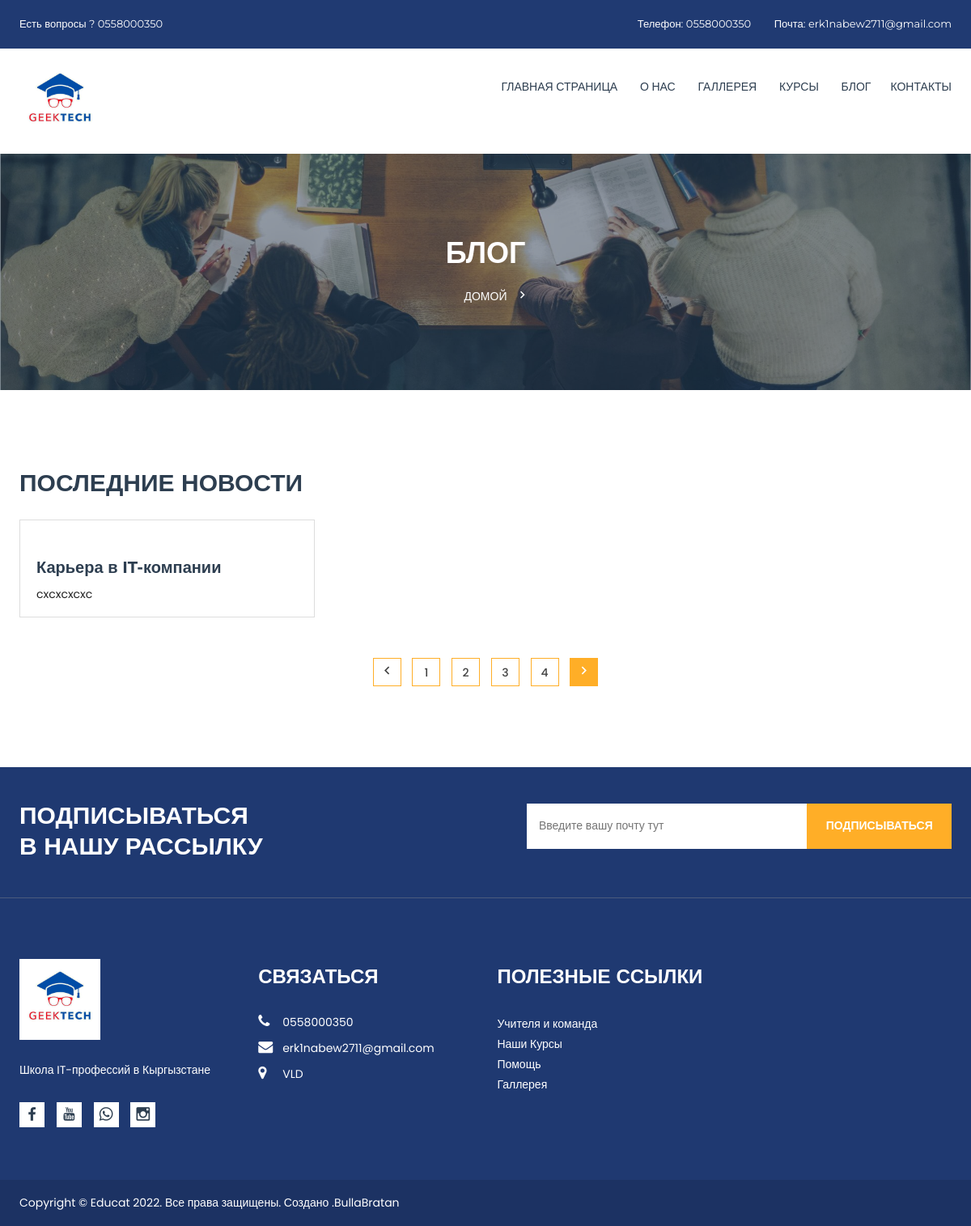
Before: /news/ with the older database file.
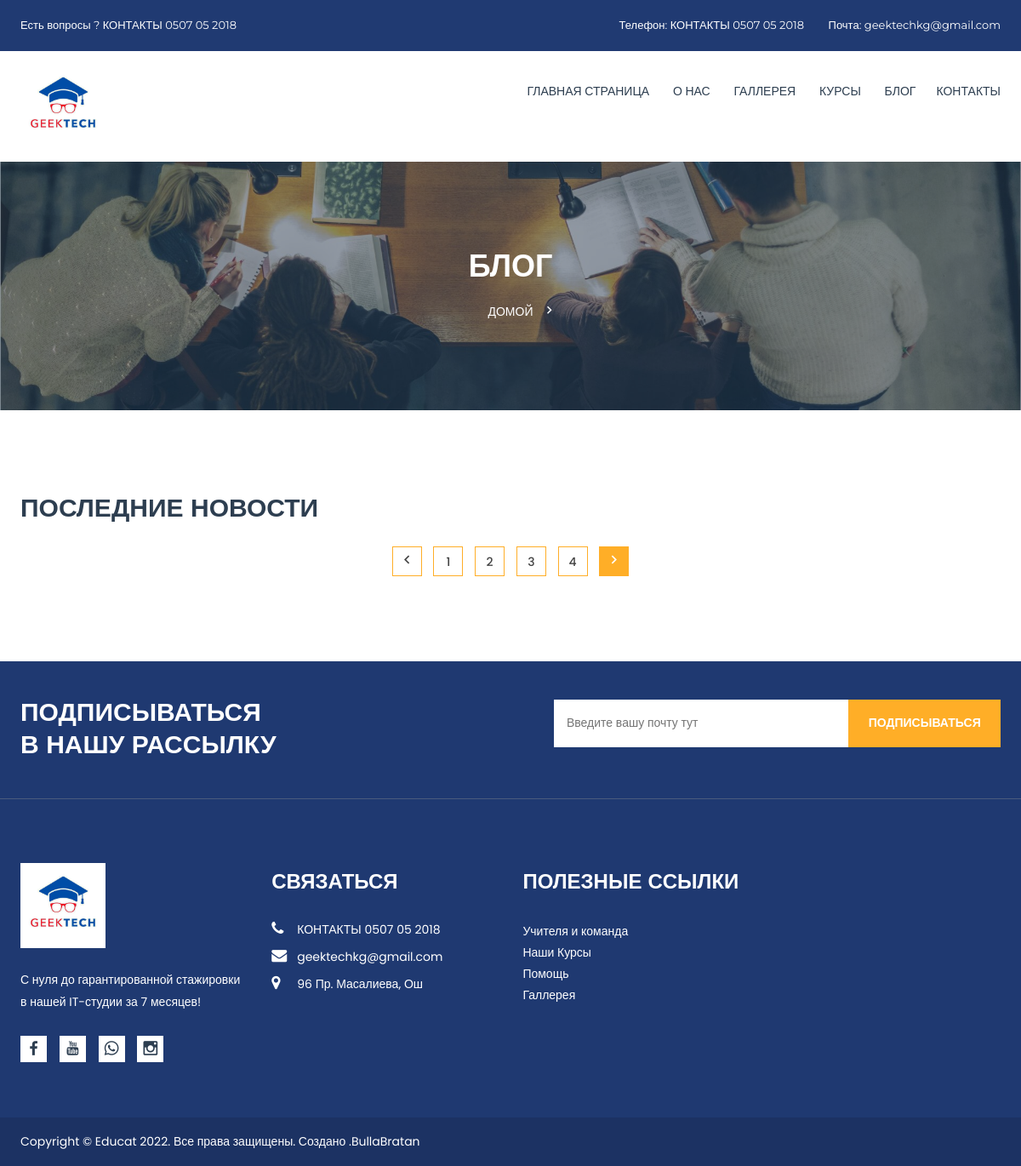
After: the same page with the newer database file.
### apps/contacts/models.py (models this page shows, shortened)
class Contacts(models.Model):
    address = models.CharField(
        max_length = 255,
        verbose_name="Адрес: "
    )
    phone = models.CharField(
        max_length=255,
        verbose_name="Тел.ном: "
    )
    email = models.CharField(
        max_length=255,
        verbose_name="Почта: "
    )
    faceebook = models.URLField(
        verbose_name="Facebook",
        blank=True, null=True
    )
    instagram = models.URLField(
        verbose_name="Instagram",
        blank=True, null=True
    )
    youtube = models.URLField(
        verbose_name="YouTube",
        blank=True, null=True
    )
    whatsapp = models.URLField(
        verbose_name="WhatsApp",
        blank=True, null=True
    )
    class Meta:
        verbose_name = "Контакты"
        verbose_name_plural = "Контакты"

### apps/news/models.py (models this page shows, shortened)
class News(models.Model):
    image = models.ImageField(
        upload_to="couse_image",
        verbose_name="Фотография"
    )
    name = models.CharField(
        max_length=244,
        verbose_name="Название курса"
    )
    description = models.TextField(
        verbose_name="Описание"
    )
    class Meta:
        verbose_name = "Новости"
        verbose_name_plural = "Новости"

### apps/settings/models.py (models this page shows, shortened)
class Settins(models.Model):
    image = models.ImageField(
        upload_to='Site_image',
        verbose_name="Логотип"
    )
    name = models.CharField(
        max_length=255,
        verbose_name="Название сайта"
    )
    description = models.TextField(
        verbose_name="Описание сайта"
    )
    class Meta:
        verbose_name = "Настройки"
        verbose_name_plural = "Настройки"

### apps/news/views.py (the view)
# urls.py: path('news/', news, name="news"),
def news(request):
    settings = Settins.objects.latest('id')
    news = News.objects.all()
    contacts = Contacts.objects.latest('id')
    context = {
        'settings': settings,
        'news': news,
        'contacts': contacts,
    }
    return render(request, 'blog.html', context)

### templates/blog.html
{% extends 'homepage.html'%}
{%load static %}
{%block content%}
                {% include 'header.html'%}
                <div class="breadcrumb-banner-area">
                    <div class="container">
                        <div class="row">
                            <div class="col-md-12">
                                <div class="breadcrumb-text">
                                    <h1 class="text-center">  Блог</h1>
                                    <div class="breadcrumb-bar">
                                        <ul class="breadcrumb text-center">
                                            <li><a href="{% url 'index'%}">Домой</a></li>
                                        </ul>
                                    </div>
                                </div>
                            </div>
                        </div>
                    </div>
                </div>
                <div class="course-area bg-white section-padding">
                    <div class="container">
                        <div class="row">
                            <div class="col-md-12">
                                <div class="section-title-wrapper">
                                    <div class="section-title">
                                        <h3>ПОСЛЕДНИЕ НОВОСТИ</h3>
                                    </div>
                                </div>
                            </div>
                        </div>
                        <div class="row">
                            {%for news in news%}
                            <div class="col-lg-4 col-md-6 col-12">
                                <div class="single-item mb-50">
                                    <div class="single-item-image overlay-effect">
                                        <a href="{% url 'news_detail' news.id%}"><img src="{{news.image.url}}" alt=""></a>
                                    </div>
                                    <div class="single-item-text">
                                        <h4><a href="{% url 'news_detail' news.id%}">{{news.name}}</a></h4>
                                        <p>{{news.description}}</p>
                                    </div>
                                </div>
                            </div>
                            {%endfor%}
                        </div>
                        <div class="row">
                            <div class="col-md-12">
                                <div class="pagination-content number">
                                    <ul class="pagination">
                                        <li><a href="#"><i class="zmdi zmdi-chevron-left"></i></a></li>
                                        <li><a href="#">1</a></li>
                                        <li><a href="#">2</a></li>
                                        <li><a href="#">3</a></li>
                                        <li><a href="#">4</a></li>
                                        <li class="current"><a href="#"><i class="zmdi zmdi-chevron-right"></i></a></li>
                                    </ul>
                                </div>
                            </div>
                        </div>
                    </div>
                </div>
                {% include 'footer.html'%}
{%endblock%}

### templates/header.html (shortened to what this page needs)
{%load static%}
<header>
    <div class="header-top">
        <div class="container">
            <div class="row">
                <div class="col-lg-7 col-md-6 col-12">
                    <span>Есть вопросы ? {{contacts.phone}}</span>
                </div>
                <div class="col-lg-5 col-md-6 col-12">
                    <div class="header-top-right">
                        <span>Телефон: {{contacts.phone}}</span>
                        <span>Почта: {{contacts.email}}</span>
                    </div>
                </div>
            </div>
        </div>
    </div>
    <div class="header-logo-menu sticker">
        <div class="container">
            <div class="row">
                <div class="col-lg-3 col-12">
                    <div class="logo">
                        <a href="{% url 'index'%}"><img src="{{settings.image.url}}" width = '100px' alt="EDUCAT"></a>
                    </div>
                </div>
                <div class="col-lg-9 col-12">
                    <div class="mainmenu-area pull-right">
                        <div class="mainmenu d-none d-lg-block">
                            <nav>
                                <ul id="nav">
                                    <li class="current"><a href="{% url 'index'%}">Главная страница </a>
                                    </li>
                                    <li><a href="{% url 'about'%}">О нас</a></li>
                                    <li><a href="{% url 'gallery'%}">Галлерея</a>
                                    </li>
                                    <li><a href="{% url 'course'%}">Курсы</a>
                                    </li>
                                    <li><a href="{% url 'news'%}">Блог</a>
                                    <li><a href="{% url 'contact'%}">Контакты</a></li>
                                </ul>
                            </nav>
                        </div>
                    </div>
                </div>
            </div>
        </div>
    </div>
</header>

### templates/footer.html (shortened to what this page needs)
{% load static %}
<footer>
    <div class="newsletter-area">
        <div class="container">
            <div class="row">
                <div class="col-lg-5 col-md-5">
                    <div class="newsletter-content">
                        <h3>ПОДПИСЫВАТЬСЯ</h3>
                        <h2>
                            В НАШУ РАССЫЛКУ</h2>
                    </div>
                </div>
                <div class="col-lg-7 col-md-7">
                    <div class="newsletter-form angle">
                        <form method = "POST">
                            <div class="subscribe-form">
                                <input name="email"  placeholder="Введите вашу почту тут">
                                <button name="submit" type="submit">ПОДПИСЫВАТЬСЯ</button>
                            </div>
                        </form>
                    </div>
                </div>
            </div>
        </div>
    </div>
    <div class="footer-widget-area">
        <div class="container">
            <div class="row">
                <div class="col-lg-3 col-md-6">
                    <div class="single-footer-widget">
                        <div class="footer-logo">
                            <a href="{% url 'index'%}"><img src="{{settings.image.url}}" width = "100px"alt=""></a>
                        </div>
                        <p>{{settings.description}}</p>
                        <div class="social-icons">
                            <a href="{{contacts.facebook}}"><i class="zmdi zmdi-facebook"></i></a>
                            <a href="{{contacts.youtube}}"><i class="zmdi zmdi-youtube"></i></a>
                            <a href="{{contacts.whatsapp}}"><i class="zmdi zmdi-whatsapp"></i></a>
                            <a href="{{contacts.instagram}}"><i class="zmdi zmdi-instagram"></i></a>
                        </div>
                    </div>
                </div>
                <div class="col-lg-3 col-md-6">
                    <div class="single-footer-widget">
                        <h3>СВЯЗАТЬСЯ</h3>
                        <a href="tel:555-555-1212"><i class="fa fa-phone"></i>{{contacts.phone}}</a>
                        <span><i class="fa fa-envelope"></i>{{contacts.email}}</span>
                        <span><i class="fa fa-map-marker"></i>{{contacts.address}}</span>
                    </div>
                </div>
                <div class="col-lg-3 col-md-6">
                    <div class="single-footer-widget">
                        <h3>Полезные Ссылки </h3>
                        <ul class="footer-list">
                            <li><a href="{% url 'about'%}">Учителя и команда </a></li>
                            <li><a href="{% url 'course'%}">Наши  Курсы</a></li>
                            <li><a href="{% url 'contact'%}">Помощь</a></li>
                            <li><a href="{%url 'gallery'%}">Галлерея </a></li>
                        </ul>
                    </div>
                </div>
            </div>
        </div>
    </div>
    <div class="footer-area">
        <div class="container">
            <div class="row">
                <div class="col-lg-6 col-md-7 col-12">
                    <span>Copyright &copy; Educat 2022. Все права защищены. Создано .<a href="https://github.com/Nurbolottop">BullaBratan</a></span>
                </div>
                <div class="col-lg-6 col-md-5 col-12">
                </div>
            </div>
        </div>
    </div>
</footer>

Changed rows visible on the page:
removed News: name "Карьера в IT-компании", description "cxcxcxcxc"
changed Contacts: phone "0558000350" → "КОНТАКТЫ 0507 05 2018"; email "erk1nabew2711@gmail.com" → "geektechkg@gmail.com"; address "VLD" → "96 Пр. Масалиева, Ош"
changed Settins: description "Школа IT-профессий в Кыргызстане" → "С нуля до гарантированной стажировки в нашей IT-студии за 7 месяцев!"
